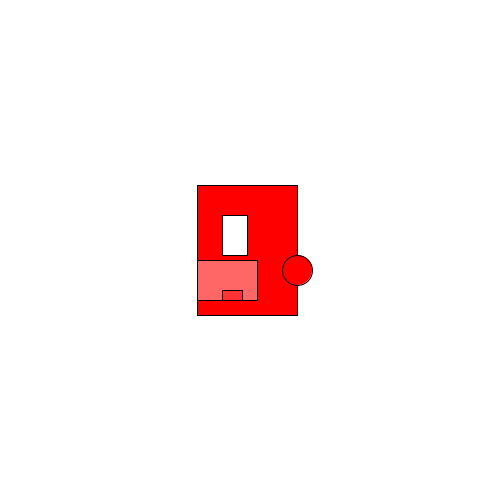
Frame 1 (no input)
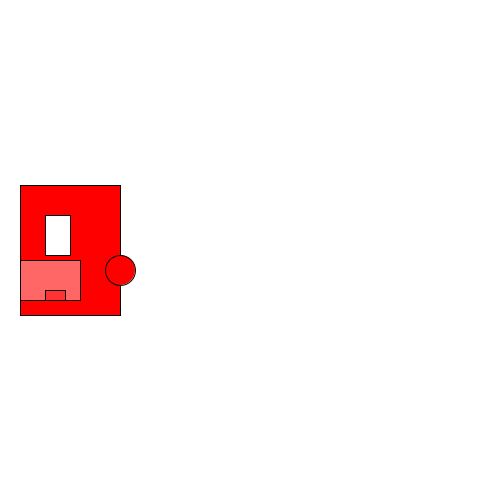
Frame 60 (the mouse pressed at the canvas centre just before this capture)
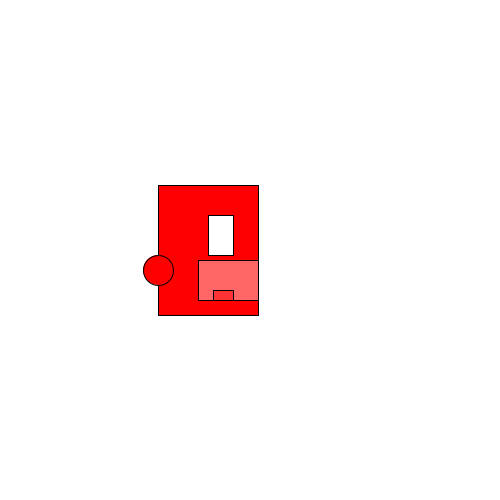
Frame 120 (the mouse held since frame 60 and released just before this capture)

The Processing sketch that drew these frames (run headless with seeded random() and noise(); from frame 60 on, the mouse is pressed at the canvas centre):

// Processing sketch: processing_126883
// ── processing_126883.pde

int second = 0;
boolean cols = false;
color c1 = color(102, 204, 0);
int count = 0;
int pos = 250;
boolean dir = false;
int speed = 3;

void setup()
{
  size(500, 500);
  background(255);
}

void draw()
{
    if (dir) {
      pos = pos + speed;
    }
    else {
      pos = pos - speed;
    }
    
    if (pos > 450 || pos < 50) {
      dir = !dir;
      count = count + 1;
    }

    if (cols) {
      c1 = color(102, 204, 0);
    }
    
    if (!cols) {
      c1 = color(255, 0, 0);
    }
    
    if (dir) {
      background(255);
      stroke(0);
      fill(c1);
      rect( pos-50, 250-65, 100, 130 );
      fill(255, 102, 102);
      rect( pos-10, 250+10, 60, 40);
      fill(255, 51, 51);
      rect( pos+5, 250+40, 20, 10);
      fill(255);
      rect( pos, 250-35, 25, 40);
      fill(c1);
      ellipse( pos-50, 250+20, 30, 30);
    }
    else {
      background(255);
      stroke(0);
      fill(c1);
      rect(pos-50, 250-65, 100, 130);
      fill(255, 102, 102); 
      rect( pos-50, 250+10, 60, 40);
      fill(255, 51, 51);
      rect( pos-25, 250+40, 20, 10);
      fill(255);
      rect( pos-25, 250-35, 25, 40);
      fill(c1);
      ellipse( pos+50, 250+20, 30, 30);
    }
    
    if (count > 9) {
      count = 0;
      cols = !cols;
    }

}
